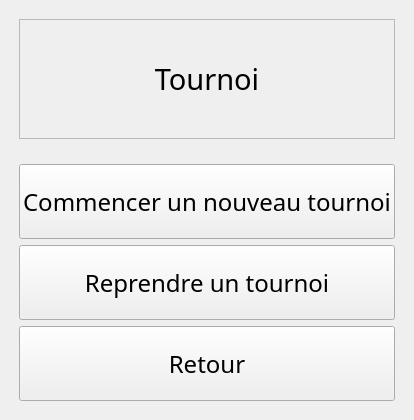
<?xml version="1.0" encoding="UTF-8"?>
<ui version="4.0">
 <class>MainWindow</class>
 <widget class="QMainWindow" name="MainWindow">
  <property name="geometry">
   <rect>
    <x>0</x>
    <y>0</y>
    <width>400</width>
    <height>400</height>
   </rect>
  </property>
  <property name="windowTitle">
   <string>MainWindow</string>
  </property>
  <widget class="QWidget" name="centralwidget">
   <layout class="QGridLayout" name="gridLayout">
    <item row="0" column="0">
     <layout class="QVBoxLayout" name="verticalLayout">
      <property name="leftMargin">
       <number>10</number>
      </property>
      <property name="topMargin">
       <number>10</number>
      </property>
      <property name="rightMargin">
       <number>10</number>
      </property>
      <property name="bottomMargin">
       <number>10</number>
      </property>
      <item>
       <widget class="QLabel" name="label">
        <property name="sizePolicy">
         <sizepolicy hsizetype="Minimum" vsizetype="Minimum">
          <horstretch>0</horstretch>
          <verstretch>0</verstretch>
         </sizepolicy>
        </property>
        <property name="minimumSize">
         <size>
          <width>0</width>
          <height>120</height>
         </size>
        </property>
        <property name="font">
         <font>
          <family>Noto Sans</family>
          <pointsize>22</pointsize>
         </font>
        </property>
        <property name="frameShape">
         <enum>QFrame::StyledPanel</enum>
        </property>
        <property name="text">
         <string>Tournoi</string>
        </property>
        <property name="alignment">
         <set>Qt::AlignCenter</set>
        </property>
       </widget>
      </item>
      <item>
       <widget class="QLabel" name="label_2">
        <property name="sizePolicy">
         <sizepolicy hsizetype="Preferred" vsizetype="Preferred">
          <horstretch>0</horstretch>
          <verstretch>0</verstretch>
         </sizepolicy>
        </property>
        <property name="font">
         <font>
          <pointsize>8</pointsize>
         </font>
        </property>
        <property name="styleSheet">
         <string notr="true">color: rgb(255, 0, 0);</string>
        </property>
        <property name="text">
         <string/>
        </property>
        <property name="alignment">
         <set>Qt::AlignCenter</set>
        </property>
       </widget>
      </item>
      <item>
       <widget class="QPushButton" name="new_tournament">
        <property name="sizePolicy">
         <sizepolicy hsizetype="Minimum" vsizetype="Minimum">
          <horstretch>0</horstretch>
          <verstretch>0</verstretch>
         </sizepolicy>
        </property>
        <property name="minimumSize">
         <size>
          <width>0</width>
          <height>75</height>
         </size>
        </property>
        <property name="font">
         <font>
          <family>Noto Sans Light</family>
          <pointsize>18</pointsize>
         </font>
        </property>
        <property name="text">
         <string>Commencer un nouveau tournoi</string>
        </property>
       </widget>
      </item>
      <item>
       <widget class="QPushButton" name="resume_tournament">
        <property name="sizePolicy">
         <sizepolicy hsizetype="Minimum" vsizetype="Minimum">
          <horstretch>0</horstretch>
          <verstretch>0</verstretch>
         </sizepolicy>
        </property>
        <property name="minimumSize">
         <size>
          <width>0</width>
          <height>75</height>
         </size>
        </property>
        <property name="font">
         <font>
          <family>Noto Sans Light</family>
          <pointsize>18</pointsize>
         </font>
        </property>
        <property name="text">
         <string>Reprendre un tournoi</string>
        </property>
       </widget>
      </item>
      <item>
       <widget class="QPushButton" name="back">
        <property name="sizePolicy">
         <sizepolicy hsizetype="Minimum" vsizetype="Minimum">
          <horstretch>0</horstretch>
          <verstretch>0</verstretch>
         </sizepolicy>
        </property>
        <property name="minimumSize">
         <size>
          <width>0</width>
          <height>75</height>
         </size>
        </property>
        <property name="font">
         <font>
          <family>Noto Sans Light</family>
          <pointsize>18</pointsize>
         </font>
        </property>
        <property name="text">
         <string>Retour</string>
        </property>
       </widget>
      </item>
     </layout>
    </item>
   </layout>
  </widget>
 </widget>
 <resources/>
 <connections/>
</ui>
